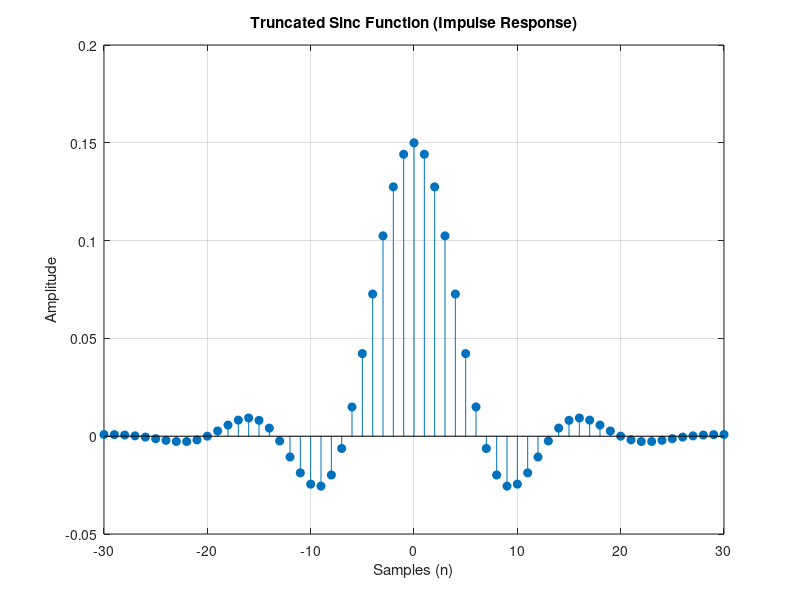

The MATLAB script that drew this image: (Note: this script raises an error after producing the figure.)
% Parameters
N = 61;              % Number of filter taps
fc = 300;            % Cutoff frequency in Hz
Fs = 4000;           % Sampling frequency in Hz
n = -(N-1)/2:(N-1)/2; % Time index (centered around zero)

% Normalized cutoff frequency (relative to Nyquist frequency)
fcn = fc / (Fs/2);  % Normalize to Nyquist (Fs/2)

% Ideal sinc filter (Low-pass filter formula)
h = fcn * sinc(fcn * n);

% Optional: Apply window to reduce sidelobes (Hamming)
w = hamming(N)';
h = h .* w;

% Plot the truncated sinc function (Time domain)
figure;
stem(n, h, 'filled');
xlabel('Samples (n)');
ylabel('Amplitude');
title('Truncated Sinc Function (Impulse Response)');
grid on;

% Plot the frequency response (Spectrum)
figure;
fvtool(h, 'Fs', Fs);
title('Frequency Response (Magnitude and Phase)');

